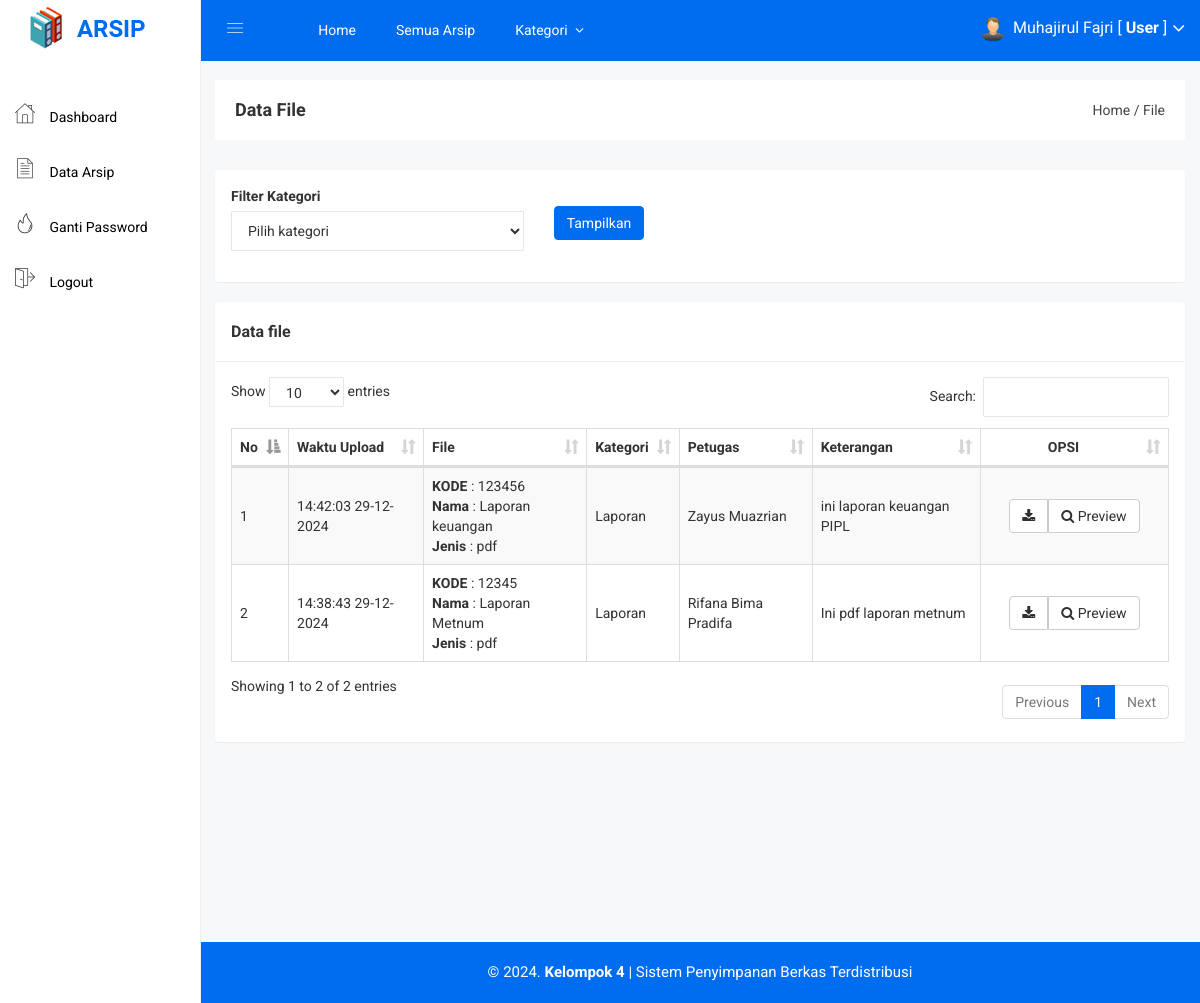
Screenshot of /user/arsip.php (signed in) with the database file from the repository.
### tables this page shows
CREATE TABLE `arsip` (
  `arsip_id` int(11) NOT NULL,
  `arsip_waktu_upload` datetime NOT NULL,
  `arsip_petugas` int(11) NOT NULL,
  `arsip_kode` varchar(255) NOT NULL,
  `arsip_nama` varchar(255) NOT NULL,
  `arsip_jenis` varchar(255) NOT NULL,
  `arsip_kategori` int(11) NOT NULL,
  `arsip_keterangan` text NOT NULL,
  `arsip_file` varchar(255) NOT NULL
);

CREATE TABLE `kategori` (
  `kategori_id` int(11) NOT NULL,
  `kategori_nama` varchar(255) NOT NULL,
  `kategori_keterangan` text NOT NULL
);

CREATE TABLE `petugas` (
  `petugas_id` int(11) NOT NULL,
  `petugas_nama` varchar(255) NOT NULL,
  `petugas_username` varchar(255) NOT NULL,
  `petugas_password` varchar(255) NOT NULL,
  `petugas_foto` varchar(255) NOT NULL
);

### user/arsip.php (the view, shortened to what this page needs)
<?php include 'header.php'; ?>
<div class="breadcome-area">
    <div class="container-fluid">
        <div class="row">
            <div class="col-lg-12 col-md-12 col-sm-12 col-xs-12">
                <div class="breadcome-list">
                    <div class="row">
                        <div class="col-lg-6 col-md-6 col-sm-6 col-xs-12">
                            <div class="breadcome-heading">
                                <h4 style="margin-bottom: 0px">Data File</h4>
                            </div>
                        </div>
                        <div class="col-lg-6 col-md-6 col-sm-6 col-xs-12">
                            <ul class="breadcome-menu" style="padding-top: 0px">
                                <li><a href="#">Home</a> <span class="bread-slash">/</span></li>
                                <li><span class="bread-blod">File</span></li>
                            </ul>
                        </div>
                    </div>
                </div>
            </div>
        </div>
    </div>
</div>
<div class="container-fluid">
    <div class="panel">
        <div class="panel-body">
            <form method="get" action="">
                <div class="row">
                    <div class="col-lg-4">
                        <div class="form-group">
                            <label>Filter Kategori</label>
                            <select class="form-control" name="kategori" required="required">
                                <option value="">Pilih kategori</option>
                            </select>
                        </div>
                    </div>
                    <div class="col-lg-4">
                        <br>
                        <input type="submit" class="btn btn-primary" value="Tampilkan">
                    </div>
                </div>
            </form>
        </div>
    </div>
    <div class="panel">
        <div class="panel-heading">
            <h3 class="panel-title">Data file</h3>
        </div>
        <div class="panel-body">
            <table id="table" class="table table-bordered table-striped table-hover table-datatable">
                <thead>
                    <tr>
                        <th width="1%">No</th>
                        <th>Waktu Upload</th>
                        <th>File</th>
                        <th>Kategori</th>
                        <th>Petugas</th>
                        <th>Keterangan</th>
                        <th class="text-center" width="20%">OPSI</th>
                    </tr>
                </thead>
                <tbody>
                    <?php
                    $no = 1;
                    if(isset($_GET['kategori'])){
                        $kategori = $_GET['kategori'];
                        $arsip = mysqli_query($koneksi,"SELECT * FROM arsip,kategori,petugas WHERE arsip_petugas=petugas_id and arsip_kategori=kategori_id and arsip_kategori='$kategori' ORDER BY arsip_id DESC");
                    }else{
                        $arsip = mysqli_query($koneksi,"SELECT * FROM arsip,kategori,petugas WHERE arsip_petugas=petugas_id and arsip_kategori=kategori_id ORDER BY arsip_id DESC");
                    }
                    while($p = mysqli_fetch_array($arsip)){
                        ?>
                        <tr>
                            <td><?php echo $no++; ?></td>
                            <td><?php echo date('H:i:s  d-m-Y',strtotime($p['arsip_waktu_upload'])) ?></td>
                            <td>
                                <b>KODE</b> : <?php echo $p['arsip_kode'] ?><br>
                                <b>Nama</b> : <?php echo $p['arsip_nama'] ?><br>
                                <b>Jenis</b> : <?php echo $p['arsip_jenis'] ?><br>
                            </td>
                            <td><?php echo $p['kategori_nama'] ?></td>
                            <td><?php echo $p['petugas_nama'] ?></td>
                            <td><?php echo $p['arsip_keterangan'] ?></td>
                            <td class="text-center">
                                <div class="btn-group">
                                    <a target="_blank" class="btn btn-default" href="arsip_download.php?id=<?php echo $p['arsip_id']; ?>"><i class="fa fa-download"></i></a>
                                    <a target="_blank" href="arsip_preview.php?id=<?php echo $p['arsip_id']; ?>" class="btn btn-default"><i class="fa fa-search"></i> Preview</a>
                                </div>
                            </td>
                        </tr>
                        <?php
                    }
                    ?>
                </tbody>
            </table>
        </div>
    </div>
</div>
<?php include 'footer.php'; ?>

### assets/css/main.css (style rules this page uses)
html { color: #222; font-size: 1em; line-height: 1.4; }

### assets/css/style.css (style rules this page uses)
table .btn { margin: 0px !important; }
.btn-primary { background: #006df0; color: white !important; border: 1px solid #006df0; }
.panel-heading { padding: 20px 15px; border-bottom: 1px solid #ececec; }
td { vertical-align: middle !important; }

### assets/js/DataTables/datatables.css (style rules this page uses)
table.dataTable { clear: both; margin-top: 6px !important; margin-bottom: 6px !important; max-width: none !important; border-collapse: separate !important; }
table.dataTable td, table.dataTable th { -webkit-box-sizing: content-box; box-sizing: content-box; }
table.dataTable thead > tr > th.sorting_asc, table.dataTable thead > tr > th.sorting_desc, table.dataTable thead > tr > th.sorting, table.dataTable thead > tr > td.sorting_asc, table.dataTable thead > tr > td.sorting_desc, table.dataTable thead > tr > td.sorting { padding-right: 30px; }
table.dataTable thead .sorting, table.dataTable thead .sorting_asc, table.dataTable thead .sorting_desc, table.dataTable thead .sorting_asc_disabled, table.dataTable thead .sorting_desc_disabled { cursor: pointer; position: relative; }
table.dataTable thead .sorting:after, table.dataTable thead .sorting_asc:after, table.dataTable thead .sorting_desc:after, table.dataTable thead .sorting_asc_disabled:after, table.dataTable thead .sorting_desc_disabled:after { position: absolute; bottom: 8px; right: 8px; display: block; font-family: 'Glyphicons Halflings'; opacity: 0.5; }
table.dataTable thead .sorting:after { opacity: 0.2; content: "\e150"; }
table.dataTable thead .sorting_asc:after { content: "\e155"; }
table.table-bordered.dataTable th, table.table-bordered.dataTable td { border-left-width: 0; }
table.table-bordered.dataTable th:last-child, table.table-bordered.dataTable th:last-child, table.table-bordered.dataTable td:last-child, table.table-bordered.dataTable td:last-child { border-right-width: 0; }
table.table-bordered.dataTable tbody th, table.table-bordered.dataTable tbody td { border-bottom-width: 0; }

### rows the page displays
arsip: arsip_waktu_upload "14:42:03 29-12-2024", arsip_kode "123456", arsip_nama "Laporan keuangan", arsip_jenis "pdf", kategori.kategori_nama "Laporan", petugas.petugas_nama "Zayus Muazrian", arsip_keterangan "ini laporan keuangan PIPL"
arsip: arsip_waktu_upload "14:38:43 29-12-2024", arsip_kode "12345", arsip_nama "Laporan Metnum", arsip_jenis "pdf", kategori.kategori_nama "Laporan", petugas.petugas_nama "Rifana Bima Pradifa", arsip_keterangan "Ini pdf laporan metnum"

### other values shown
$_SESSION['nama'] "Muhajirul Fajri"
